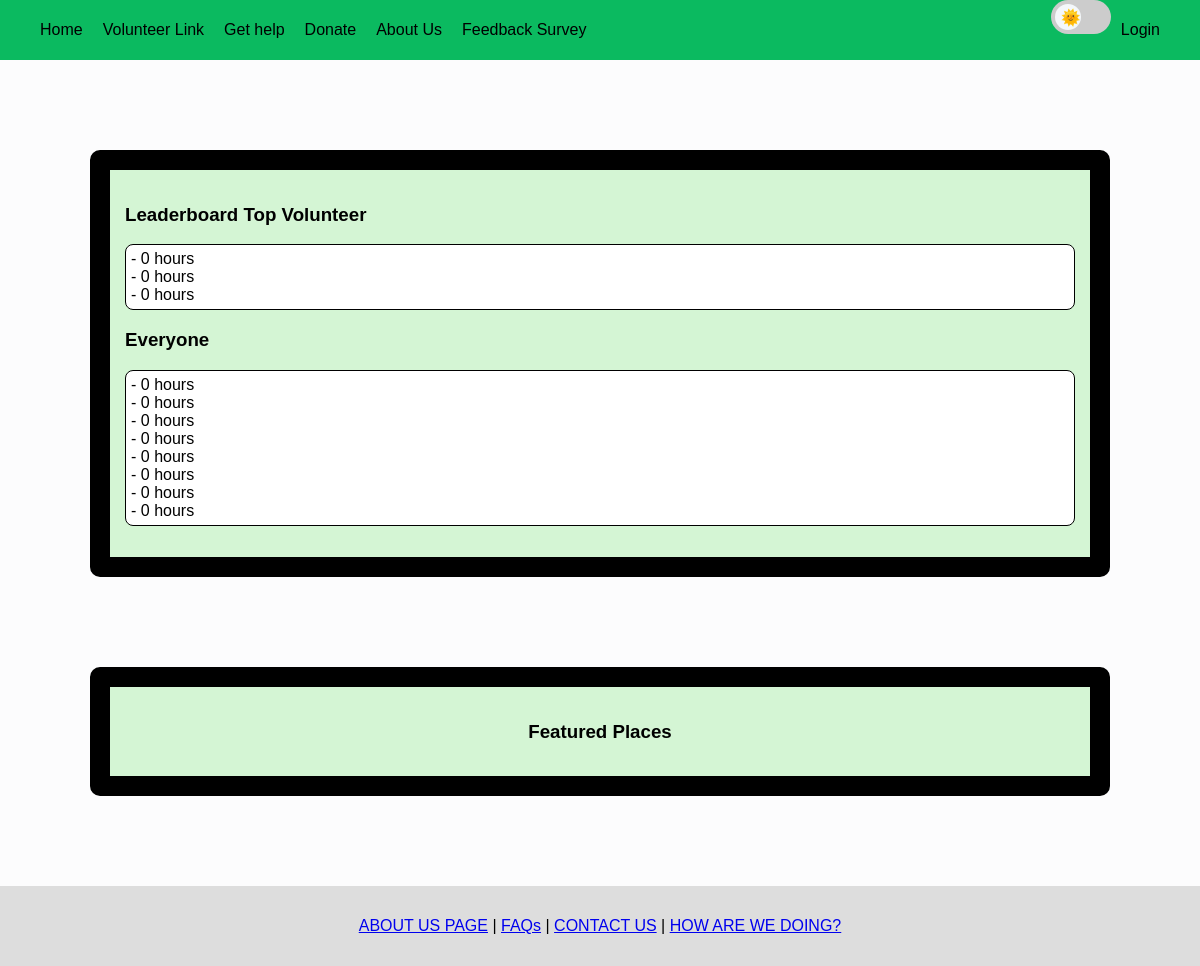
The app's page /CAP3104_modifying_github_code/index.php, older data.
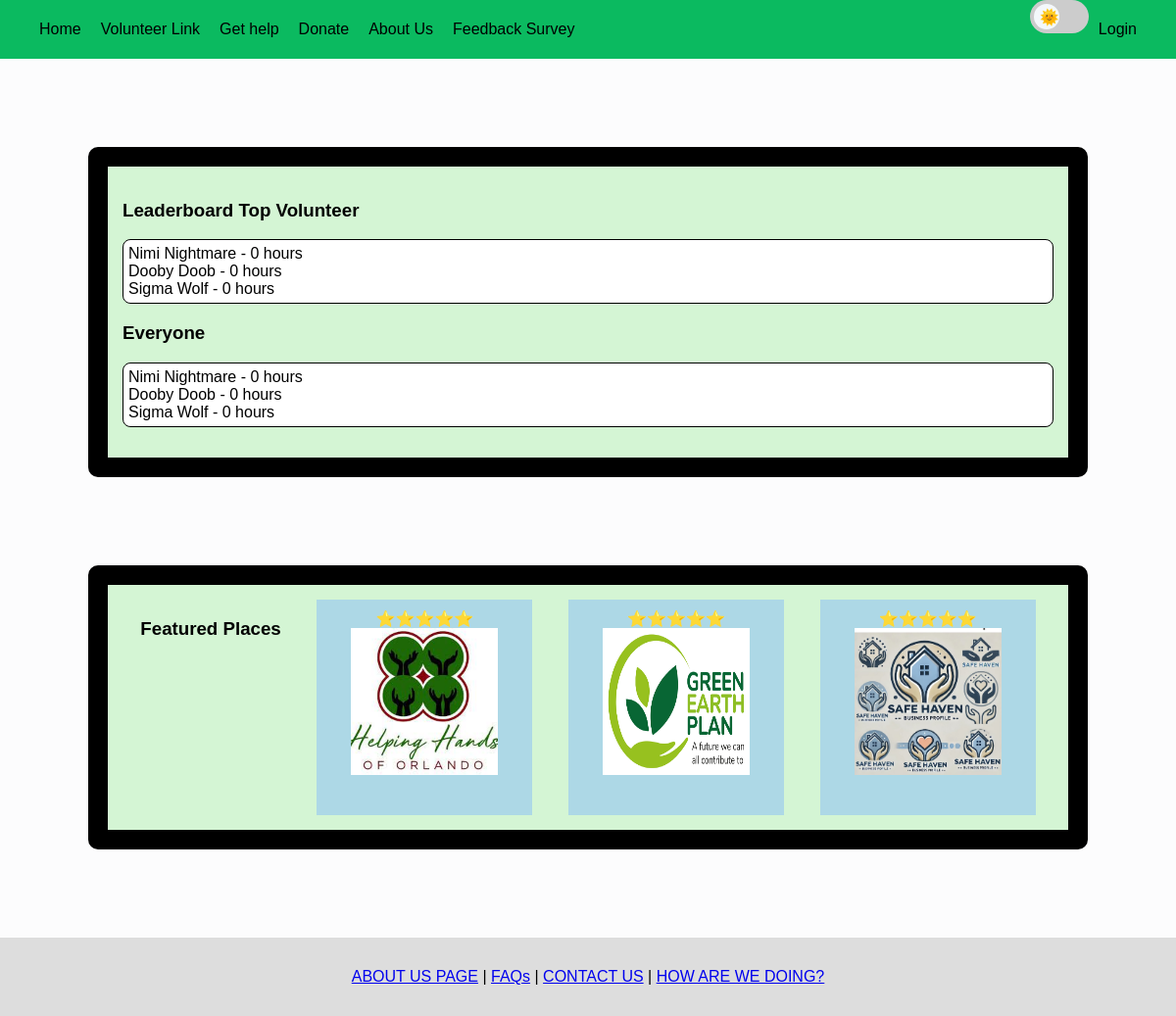
The same page, newer data.
### tables this page shows
CREATE TABLE `volunteer_companies` (
  `id` int(11) NOT NULL,
  `name` varchar(255) NOT NULL,
  `address` varchar(255) DEFAULT NULL,
  `city` varchar(100) DEFAULT NULL,
  `phone` varchar(50) DEFAULT NULL,
  `volunteering_type` enum('business','shelter','soup kitchen','event','personal') NOT NULL,
  `organization_type` enum('501c3','personal','private','non-profit','government','other') NOT NULL,
  `created_at` datetime DEFAULT current_timestamp(),
  `image_url` varchar(255) DEFAULT NULL
);

### CAP3104_modifying_github_code/index.php (the view, shortened to what this page needs)
<?php
    include_once 'header.php';
?>
<div class="leaderboard">
    <h3>Leaderboard Top Volunteer</h3>
    <ul class = "leaderboard_text">
        <?php
            $dbObj = new dbh();
            $conn  = $dbObj->getConnection();
            $sql = "SELECT firstname, lastname, volunteer_hours FROM users ORDER BY volunteer_hours DESC LIMIT 3";
            $stmt = $conn->prepare($sql);
            $stmt->execute();
            $result = $stmt->fetchAll(PDO::FETCH_ASSOC);
            if (count($result) > 0) {
                foreach ($result as $row) {
                    echo "<li>{$row['firstname']} {$row['lastname']} - {$row['volunteer_hours']} hours</li>";
                }
            }
        ?>
    </ul>
    <h3> Everyone </h3>
    <ul class = "leaderboard_text">
        <?php
            $dbObj = new dbh();
            $conn  = $dbObj->getConnection();
            $sql = "SELECT firstname, lastname, volunteer_hours FROM users ORDER BY volunteer_hours DESC";
            $stmt = $conn->prepare($sql);
            $stmt->execute();
            $result = $stmt->fetchAll(PDO::FETCH_ASSOC);
            if (count($result) > 0) {
                foreach ($result as $row) {
                    echo "<li>{$row['firstname']} {$row['lastname']} - {$row['volunteer_hours']} hours</li>";
                }
            }
        ?>
    </ul>
</div>
<div class="featured-places">
    <h3>Featured Places</h3>
    <?php
        $dbObj = new dbh();
        $conn  = $dbObj->getConnection();
        $sql = "SELECT * FROM volunteer_companies LIMIT 3";
        $stmt = $conn->prepare($sql);
        $stmt->execute();
        $result = $stmt->fetchAll(PDO::FETCH_ASSOC);
        if (count($result) > 0) {
            foreach ($result as $row) {
                $imageUrl = !empty($row['image_url']) ? htmlspecialchars($row['image_url']) : 'https://via.placeholder.com/150';
                echo '<div class="place">';
                echo '⭐️⭐️⭐️⭐️⭐️';
                echo '<a href="company_profile.php?id=' . $row['id'] . '">';
                echo '<img src="' . $imageUrl . '" class="image-hover" height="150px" width="150px" />';
                echo '</a>';
                echo '</div>';
            }
        }
    ?>
</div>
<?php
    include_once 'footer.php';
?>

### CAP3104_modifying_github_code/header.php (shortened to what this page needs)
<!DOCTYPE html>
<html lang="en">
<head>
    <link rel="stylesheet" href="General_style_sheet.css?v=<?php echo time(); ?>">
</head>
<body class = "light-mode">
<nav>
    <div class ="nav-left">
        <table>
            <tbody>
            <tr>
                <td>
                    <a href = "index.php" target = _self title = "Link to the Home page">Home</a>
                </td>
                <td>
                    <a href = "Volunteer_Page.php" target = _self title = "Link to the Volunteering page">Volunteer Link</a>
                </td>
                <td>
                    <a href = "GetHelp_Page.php" target = _self title = "Link to the Get Help page">Get help</a>
                </td>
                <td>
                    <a href = "Donate_Page.php" target = _self title = "Link to the Donate page" >Donate</a>
                </td>
                <td>
                    <a href = "About_Us_Page.php" target = _self title = "Link to the About us page" >About Us</a>
                </td>
                <td>
                    <a href = "HowAreWeDoing_Page.php" target = _self title = "Link to the Survey page" >Feedback Survey</a>
                </td>
            </tr>
            </tbody>
        </table>
    </div>
    <div class="nav-right">
        <table>
            <tbody>
            <tr>
                <?php
                    if(isset($_SESSION['id']))
                    {
                ?>
                    <td class="dropdown">
                        <a href="User_Profile.php" class="dropbtn"><?php echo $_SESSION["firstname"]; ?> ▾</a>
                        <div class="dropdown-content">
                            <a href="User_Profile.php">Profile Info</a>
                            <a href="User_Availability.php">Availability</a>
                            <a href="User_Calendar.php">Calendar</a>
                        </div>
                    </td>
                    <td>
                        <a href="includes/logout.inc.php">Logout</a>
                    </td>
                <?php
                    }
                    else
                    {
                ?>
                    <td>
                        <a href="login.php">Login</a>
                    </td>
                <?php
                    }
                ?>
            </tr>
            </tbody>
        </table>
        <div class="dark-mode-container">
      <label class="switch">
        <span class="slider"></span>
      </label>
    </div>
    </div>
</nav>
</html>

### CAP3104_modifying_github_code/footer.php
<div class="footer">
<p><a href="About_Us_Page.php" title="Link to the About Us page">ABOUT US PAGE</a> | <a href="GetHelp_Page.php" title="Link to the Get Help page">FAQs</a> | <a href="GetHelp_Page.php" title="Link to the Contact Us page">CONTACT US</a> | <a href="HowAreWeDoing_Page.php" title="Link to the How are we doing survey page">HOW ARE WE DOING?</a></p>
</div>
</body>
</html>

### CAP3104_modifying_github_code/General_style_sheet.css (style rules this page uses)
:root { --white-darker: #f4f8fb; --white: #fcfcfd; --temp-green: #0bba60; --green-darker: #099A4F; --dark-green: #066836; --dark-green-lighter: #088745; --text-black: #000000; --dark-background: #191c1d; }
body { background-color: var(--white); background-repeat: no-repeat; background-attachment: fixed; font-family: Arial, sans-serif; margin: 0; padding: 0; }
nav { background-color: var(--temp-green); display: flex; flex-direction: row; height: 60px; color: var(--text-black); }
.leaderboard { background-color: #d4f5d4; padding: 15px; border-radius: 10px; margin: 90px; }
.featured-places { background-color: #d4f5d4; padding: 1rem; border-radius: 10px; }
.leaderboard_text { background-color: white; padding: 10px; border-radius: 8px; border: 1px solid #ccc; }
nav .nav-right { margin-right: 30px; display: flex; flex-direction: row-reverse; flex-grow: 1; }
nav .nav-left { margin-left: 30px; display: flex; flex-direction: row; }
nav td { padding-left: 10px; padding-right: 10px; }
nav table { border-collapse: collapse; }
nav a { height: 55px; box-sizing: inherit; display: flex; flex-direction: column; justify-content: center; text-decoration: none; color:inherit; }
.leaderboard, .featured-places { margin: 90px; padding: 15px; border: 20px solid #000; }
.leaderboard ul { list-style: none; border: 1px solid #000; padding: 5px; }
.featured-places { display: flex; justify-content: space-around; }
.place { width: 200px; height: 200px; background: lightblue; text-align: center; padding: 10px; }
.footer { text-align: center; padding: 15px; background: #ddd; }
.image-hover { transition: 0.3s; }
.switch { position: relative; display: inline-block; width: 60px; height: 34px; }
.slider { position: absolute; cursor: pointer; top: 0; left: 0; right: 0; bottom: 0; background-color: #ccc; transition: 0.4s; border-radius: 34px; }
.slider:before { position: absolute; content: ""; height: 26px; width: 26px; border-radius: 50%; left: 4px; bottom: 4px; background-color:var(--white-darker); transition: 0.4s; }
.slider:after { content: '🌞'; position: absolute; top: 50%; left: 10px; transform: translateY(-50%); font-size: 16px; color: var(--dark-background); }

Row changes from the older to the newer data that the page shows:
added volunteer_companies: image_url (picture)
added volunteer_companies: image_url (picture)
added volunteer_companies: image_url (picture)
Text that changed along with them:
new list line: "Nimi Nightmare - 0 hours"
new list line: "Dooby Doob - 0 hours"
new list line: "Sigma Wolf - 0 hours"
list line gone: "- 0 hours"
